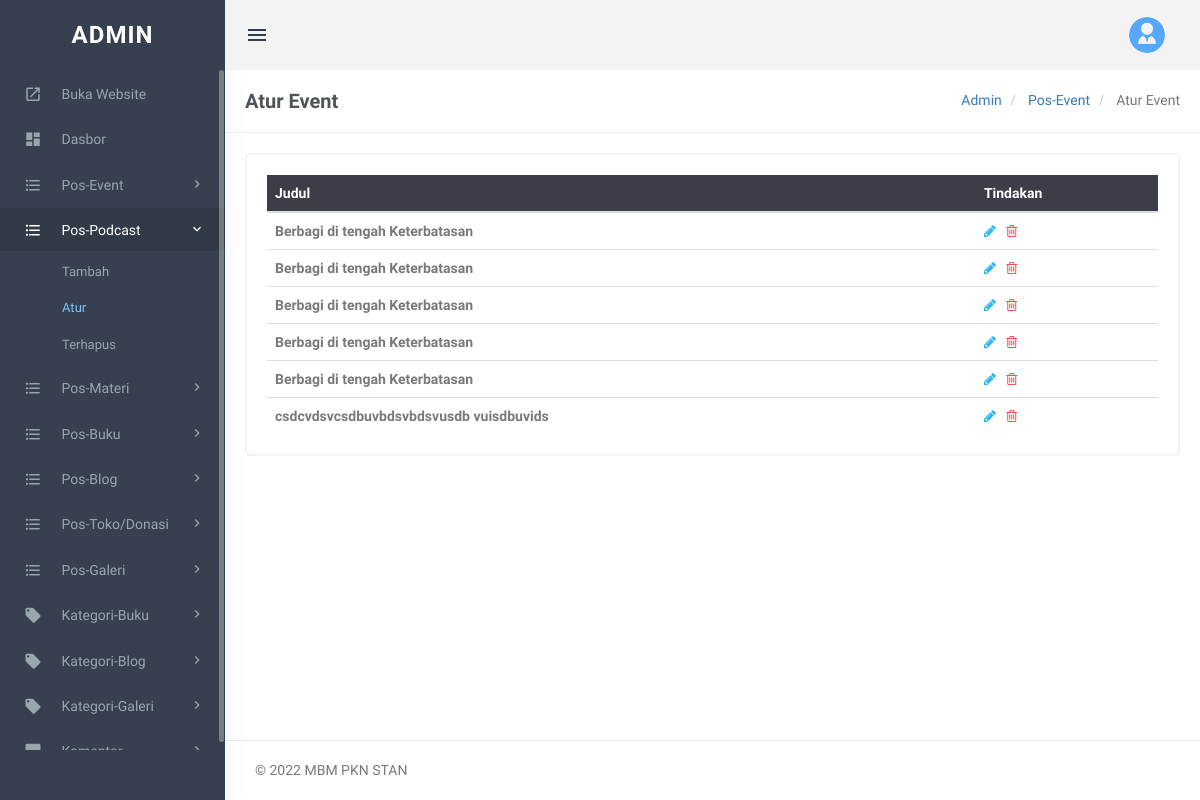
Page /masuk-admin/manage-posts-podcast.php (signed in) on the committed database.
### tables this page shows
CREATE TABLE `tblposts_podcast` (
  `id` int(12) NOT NULL,
  `PostTitle` varchar(255) NOT NULL,
  `PostImage` varchar(255) NOT NULL,
  `PostDetails` varchar(255) NOT NULL,
  `PostingDate` text,
  `PostUrl` varchar(255) NOT NULL,
  `Is_Active` int(11) NOT NULL DEFAULT '1'
);

### masuk-admin/manage-posts-podcast.php (the view, shortened to what this page needs)
<?php
include('includes/config.php');
if (strlen($_SESSION['login']) == 0) {
    header('location:index.php');
} else {
?>
    <!DOCTYPE html>
    <html lang="en">
    <head>
        <link rel="stylesheet" href="../plugins/morris/morris.css">
        <link href="../plugins/jvectormap/jquery-jvectormap-2.0.2.css" rel="stylesheet" />
        <link href="assets/css/bootstrap.min.css" rel="stylesheet" type="text/css" />
        <link href="assets/css/core.css" rel="stylesheet" type="text/css" />
        <link href="assets/css/components.css" rel="stylesheet" type="text/css" />
        <link href="assets/css/icons.css" rel="stylesheet" type="text/css" />
        <link href="assets/css/pages.css" rel="stylesheet" type="text/css" />
        <link href="assets/css/menu.css" rel="stylesheet" type="text/css" />
        <link href="assets/css/responsive.css" rel="stylesheet" type="text/css" />
        <link rel="stylesheet" href="../plugins/switchery/switchery.min.css">
    </head>
    <body class="fixed-left">
        <div id="wrapper">
            <?php include('includes/topheader.php'); ?>
            <?php include('includes/leftsidebar.php'); ?>
            <div class="content-page">
                <div class="content">
                    <div class="container">
                        <div class="row">
                            <div class="col-xs-12">
                                <div class="page-title-box">
                                    <h4 class="page-title">Atur Event</h4>
                                    <ol class="breadcrumb p-0 m-0">
                                        <li>
                                            <a href="#">Admin</a>
                                        </li>
                                        <li>
                                            <a href="#">Pos-Event</a>
                                        </li>
                                        <li class="active">
                                            Atur Event
                                        </li>
                                    </ol>
                                    <div class="clearfix"></div>
                                </div>
                            </div>
                        </div>
                        <div class="row">
                            <div class="col-sm-12">
                                <div class="card-box">
                                    <div class="table-responsive">
                                        <table class="table table-colored table-centered table-inverse m-0">
                                            <thead>
                                                <tr>
                                                    <th>Judul</th>
                                                    <th>Tindakan</th>
                                                </tr>
                                            </thead>
                                            <tbody>
                                                <?php
                                                $query = mysqli_query($con, "select tblposts_podcast.id as postid,tblposts_podcast.PostTitle as title from tblposts_podcast where tblposts_podcast.Is_Active=1 ");
                                                $rowcount = mysqli_num_rows($query);
                                                if ($rowcount == 0) {
                                                ?>
                                                    <tr>
                                                        <td colspan="4" allign="center">
                                                            <h3 style="color:red">Tidak ada data</h3>
                                                        </td>
                                                    <tr>
                                                        <?php
                                                    } else {
                                                        while ($row = mysqli_fetch_array($query)) {
                                                        ?>
                                                    <tr>
                                                        <td><b><?php echo htmlentities($row['title']); ?></b></td>
                                                        <td><a href="edit-post-podcast.php?pid=<?php echo htmlentities($row['postid']); ?>"><i class="fa fa-pencil" style="color: #29b6f6;"></i></a>
                                                            &nbsp;<a href="manage-posts-podcast.php?pid=<?php echo htmlentities($row['postid']); ?>&&action=del" onclick="return confirm('Anda yakin ingin menghapus?')"> <i class="fa fa-trash-o" style="color: #f05050"></i></a> </td>
                                                    </tr>
                                            <?php }
                                                    } ?>
                                            </tbody>
                                        </table>
                                    </div>
                                </div>
                            </div>
                        </div>
                    </div>
                </div>
                <?php include('includes/footer.php'); ?>
            </div>
        </div>
    </body>
    </html>
<?php } ?>

### masuk-admin/includes/topheader.php (shortened to what this page needs)
<div class="topbar">
    <div class="topbar-left">
        <a href="#" class="logo"><span>ADMIN</span></span><i class="mdi mdi-layers"></i></a>
    </div>
    <div class="navbar navbar-default" role="navigation">
        <div class="container">
            <ul class="nav navbar-nav navbar-left">
                <li>
                    <button class="button-menu-mobile open-left waves-effect">
                        <i class="mdi mdi-menu"></i>
                    </button>
                </li>
            </ul>
            <ul class="nav navbar-nav navbar-right">
                <li class="dropdown user-box">
                    <a href="" class="dropdown-toggle waves-effect user-link" data-toggle="dropdown" aria-expanded="true">
                        <img src="assets/images/login.png" alt="user-img" class="img-circle user-img">
                    </a>
                </li>
            </ul>
        </div>
    </div>
</div>

### masuk-admin/includes/leftsidebar.php (shortened to what this page needs)
            <div class="left side-menu">
                <div class="sidebar-inner slimscrollleft">
                    <div id="sidebar-menu">
                        <ul>
							 <li class="has_sub">
                                <a href="../ " target="_blank" class="waves-effect"><i class="mdi mdi-open-in-new"></i> <span> Buka Website </span> </a>
                            </li>
                            <li class="has_sub">
                                <a href="dashboard.php" class="waves-effect"><i class="mdi mdi-view-dashboard"></i> <span> Dasbor </span> </a>
                            </li>
<li class="has_sub">
                                <a href="javascript:void(0);" class="waves-effect"><i class="mdi mdi-format-list-bulleted"></i> <span> Pos-Event </span> <span class="menu-arrow"></span></a>
                            </li>
    <li class="has_sub">
                                <a href="javascript:void(0);" class="waves-effect"><i class="mdi mdi-format-list-bulleted"></i> <span> Pos-Podcast </span> <span class="menu-arrow"></span></a>
                                <ul class="list-unstyled">
                                    <li><a href="add-post-podcast.php">Tambah</a></li>
                                    <li><a href="manage-posts-podcast.php">Atur</a></li>
                                     <li><a href="trash-posts-podcast.php">Terhapus</a></li>
                                </ul>
                            </li>
	<li class="has_sub">
                                <a href="javascript:void(0);" class="waves-effect"><i class="mdi mdi-format-list-bulleted"></i> <span> Pos-Materi </span> <span class="menu-arrow"></span></a>
                            </li>
	<li class="has_sub">
                                <a href="javascript:void(0);" class="waves-effect"><i class="mdi mdi-format-list-bulleted"></i> <span> Pos-Buku </span> <span class="menu-arrow"></span></a>
                            </li>
	<li class="has_sub">
                                <a href="javascript:void(0);" class="waves-effect"><i class="mdi mdi-format-list-bulleted"></i> <span> Pos-Blog </span> <span class="menu-arrow"></span></a>
                            </li>
	<li class="has_sub">
                                <a href="javascript:void(0);" class="waves-effect"><i class="mdi mdi-format-list-bulleted"></i> <span> Pos-Toko/Donasi </span> <span class="menu-arrow"></span></a>
                            </li>
<li class="has_sub">
                                <a href="javascript:void(0);" class="waves-effect"><i class="mdi mdi-format-list-bulleted"></i> <span> Pos-Galeri </span> <span class="menu-arrow"></span></a>
                            </li>
  <li class="has_sub">
                                <a href="javascript:void(0);" class="waves-effect"><i class="mdi mdi-tag"></i> <span> Kategori-Buku </span> <span class="menu-arrow"></span></a>
                            </li>
  <li class="has_sub">
                                <a href="javascript:void(0);" class="waves-effect"><i class="mdi mdi-tag"></i> <span> Kategori-Blog </span> <span class="menu-arrow"></span></a>
                            </li>
	 <li class="has_sub">
                                <a href="javascript:void(0);" class="waves-effect"><i class="mdi mdi-tag"></i> <span> Kategori-Galeri </span> <span class="menu-arrow"></span></a>
                            </li>
   <li class="has_sub">
                                <a href="javascript:void(0);" class="waves-effect"><i class="mdi mdi-comment"></i> <span> Komentar </span> <span class="menu-arrow"></span></a>
                            </li>
                        </ul>
                    </div>
                </div>
            </div>

### masuk-admin/includes/footer.php (shortened to what this page needs)
<footer class="footer text-right">
   &copy;  MBM PKN STAN
</footer>

### masuk-admin/assets/css/core.css (style rules this page uses)
body { font-family: 'Varela Round', sans-serif; margin: 0; padding-bottom: 60px; overflow-x: hidden; color: #797979; }
html { position: relative; min-height: 100%; }
.h1, .h2, .h3, .h4, .h5, .h6, h1, h2, h3, h4, h5, h6 { color: #505458; font-family: 'Hind Madurai', sans-serif; margin: 10px 0; }
* { outline: none !important; }
b, strong { font-weight: 600; font-family: 'Hind Madurai', sans-serif; }
.container { width: auto; }
.footer { border-top: 1px solid rgba(152, 166, 173, 0.2); bottom: 0; text-align: left !important; padding: 19px 30px 20px; position: absolute; right: 0; left: 225px; }
#wrapper { height: 100%; overflow: hidden; width: 100%; }
.p-0 { padding: 0 !important; }
.m-0 { margin: 0 !important; }
.card-box { padding: 20px; border: 2px solid #f3f3f3; -webkit-border-radius: 5px; border-radius: 5px; -moz-border-radius: 5px; background-clip: padding-box; margin-bottom: 20px; background-color: #ffffff; }
.row { margin-right: -10px; margin-left: -10px; }
.col-lg-1, .col-lg-10, .col-lg-11, .col-lg-12, .col-lg-2, .col-lg-3, .col-lg-4, .col-lg-5, .col-lg-6, .col-lg-7, .col-lg-8, .col-lg-9, .col-md-1, .col-md-10, .col-md-11, .col-md-12, .col-md-2, .col-md-3, .col-md-4, .col-md-5, .col-md-6, .col-md-7, .col-md-8, .col-md-9, .col-sm-1, .col-sm-10, .col-sm-11, .col-sm-12, .col-sm-2, .col-sm-3, .col-sm-4, .col-sm-5, .col-sm-6, .col-sm-7, .col-sm-8, .col-sm-9, .col-xs-1, .col-xs-10, .col-xs-11, .col-xs-12, .col-xs-2, .col-xs-3, .col-xs-4, .col-xs-5, .col-xs-6, .col-xs-7, .col-xs-8, .col-xs-9 { padding-left: 10px; padding-right: 10px; }
.breadcrumb { background-color: transparent; margin-bottom: 15px; padding-top: 10px; padding-left: 0; }
.waves-effect { position: relative; cursor: pointer; display: inline-block; overflow: hidden; -webkit-user-select: none; -moz-user-select: none; -ms-user-select: none; user-select: none; -webkit-tap-highlight-color: transparent; vertical-align: middle; z-index: 1; will-change: opacity, transform; -webkit-transition: all 0.3s ease-out; -moz-transition: all 0.3s ease-out; -o-transition: all 0.3s ease-out; -ms-transition: all 0.3s ease-out; transition: all 0.3s ease-out; }

### rows in the picture
tblposts_podcast: PostTitle "Berbagi di tengah Keterbatasan"
tblposts_podcast: PostTitle "Berbagi di tengah Keterbatasan"
tblposts_podcast: PostTitle "Berbagi di tengah Keterbatasan"
tblposts_podcast: PostTitle "Berbagi di tengah Keterbatasan"
tblposts_podcast: PostTitle "Berbagi di tengah Keterbatasan"
tblposts_podcast: PostTitle "csdcvdsvcsdbuvbdsvbdsvusdb vuisdbuvids"
